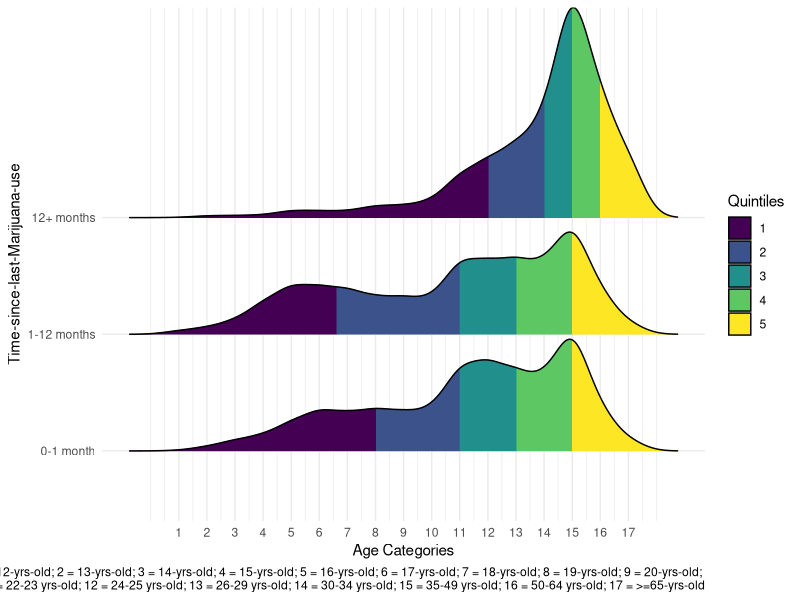
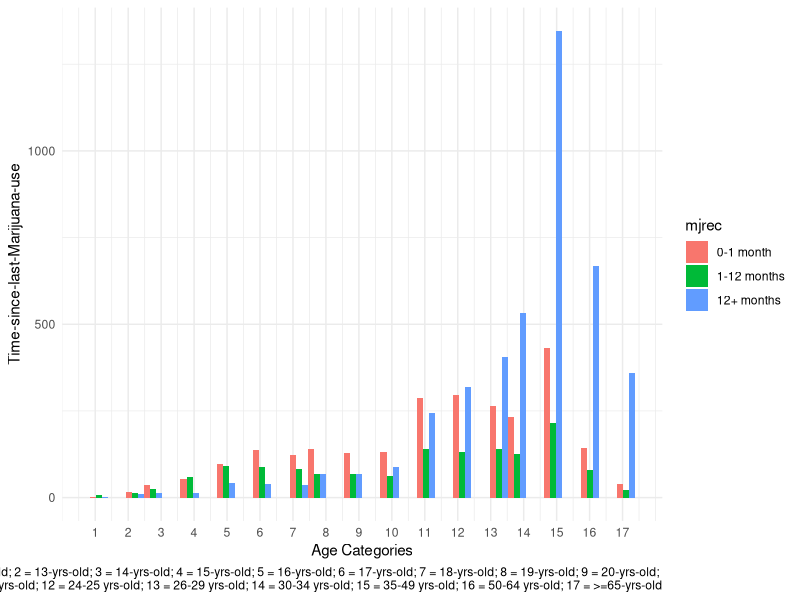

Generate these figures, in order, with R: (Note: this script raises an error after producing the figures.)
## ---- chunk 1
library(tidyverse)
library(ggplot2)
library(ggridges)
## ---- chunk 2
nsduh_df = read_csv("data/nsduh_19.csv")

mari_df = nsduh_df %>%
  filter(mjrec == c("1", "2", "3")) %>%
  mutate(mjrec = recode(mjrec, "1" = "0-1 month",
                        "2" = "1-12 months",
                        "3" = "12+ months")) %>%
  group_by(mjrec)
## ---- chunk 3
mari_df %>% 
  ggplot(aes(x = age2, y = mjrec, fill = factor(stat(quantile)))) + 
  stat_density_ridges(geom = "density_ridges_gradient", calc_ecdf = TRUE, quantiles = 5, alpha = 0.5) +
  scale_fill_viridis_d(name = "Quintiles") + 
  theme_ridges() +
  labs(x = "Age Categories",
       y = "Time-since-last-Marijuana-use",
       caption = "In Age categories: 1 = 12-yrs-old; 2 = 13-yrs-old; 3 = 14-yrs-old; 4 = 15-yrs-old; 5 = 16-yrs-old; 6 = 17-yrs-old; 7 = 18-yrs-old; 8 = 19-yrs-old; 9 = 20-yrs-old; \n10 = 21-yrs-old; 11 = 22-23 yrs-old; 12 = 24-25 yrs-old; 13 = 26-29 yrs-old; 14 = 30-34 yrs-old; 15 = 35-49 yrs-old; 16 = 50-64 yrs-old; 17 = >=65-yrs-old") +
  scale_x_continuous(breaks = c(1,2,3,4,5,6,7,8,9,10,11,12,13,14,15,16,17))+
  theme_minimal()
## ---- chunk 4
mari_df %>% 
  ggplot(aes(x = age2, fill = mjrec)) +
  geom_histogram(position = "dodge") +
  labs(x = "Age Categories",
       y = "Time-since-last-Marijuana-use",
       caption = "In Age categories: 1 = 12-yrs-old; 2 = 13-yrs-old; 3 = 14-yrs-old; 4 = 15-yrs-old; 5 = 16-yrs-old; 6 = 17-yrs-old; 7 = 18-yrs-old; 8 = 19-yrs-old; 9 = 20-yrs-old; \n10 = 21-yrs-old; 11 = 22-23 yrs-old; 12 = 24-25 yrs-old; 13 = 26-29 yrs-old; 14 = 30-34 yrs-old; 15 = 35-49 yrs-old; 16 = 50-64 yrs-old; 17 = >=65-yrs-old") +
  scale_x_continuous(breaks = c(1,2,3,4,5,6,7,8,9,10,11,12,13,14,15,16,17))+
  theme_minimal()
## ---- chunk 5
raw_data = read_csv("data/nsduh_19.csv")

graph_fendi = raw_data %>% 
  filter(mr30est != 94 & mr30est != 97 & mr30est != 98 & mr30est != 99) %>% 
  mutate(mr30est = recode(mr30est, `91` = 0, `93` = 0))

graph_fendi =
  graph_fendi %>% 
  mutate(
    age_cat = ifelse(age2 == 1 | age2 == 2 | age2 == 3 | age2 == 4, "12 - 15",
                  ifelse(age2 == 5 | age2 == 6 | age2 == 7 | age2 == 8, "16 - 19",
                      ifelse(age2 == 9 | age2 == 10 | age2 == 11 | age2 == 12, "20 - 25",
                           ifelse(age2 == 13, "26 - 29", 
                                ifelse(age2 == 14, "30 - 34", 
                                   ifelse(age2 == 15, "35 - 49", 
                                      ifelse(age2 == 16, "50 - 64", "older_than_65" )
                                      )))))),
    days30 = ifelse(mr30est == 1, runif(1, min = 1, max = 2),
                ifelse(mr30est == 2, runif(1, min = 3, max = 5),
                   ifelse(mr30est == 3, runif(1, min = 6, max = 9),
                      ifelse(mr30est == 4, runif(1, min = 10, max = 19),
                         ifelse(mr30est == 5, runif(1, min = 20, max = 29),
                            ifelse(mr30est == 6, 30, 0)))))),
    use30 = ifelse( mr30est == 1 | mr30est == 2 | mr30est == 3 |
                      mr30est == 4 | mr30est == 5 | mr30est == 6, 1, 0),
    youth_dpr = ifelse(ymdeyr == 1, 1 ,
                       ifelse(ymdeyr == 2, 0, NA)),
    adult_dpr = ifelse(amdeyr == 1, 1 ,
                       ifelse(amdeyr == 2, 0, NA))
    )  

## ---- chunk 6
  graph_fendi %>% 
    group_by(age_cat) %>% 
    summarise(days = sum(days30)) %>% 
    knitr::kable(digits = 0)
## ---- chunk 7
graph_fendi %>%
    filter(days30 != 0) %>% 
    ggplot(aes(x = age_cat, y = days30)) +
    geom_boxplot(aes(fill = age_cat), alpha = .5) +
  labs(title = "Number of Days Used Marijuana in Past 30 Days", 
       x = "Age(years)", y = "Number of Days") +
  theme(plot.title = element_text(hjust = 0.5)) +
  theme_minimal()

  
  
## ---- chunk 8
graph_fendi %>% 
  mutate(coutyp4 = as.character(coutyp4),
    coutyp4 = recode(coutyp4, 
                     "1" = "Large Metro", "2" = "Small Metro", "3" = "Nonmetro"),
    coutyp4 = fct_relevel(coutyp4, "Large Metro", "Small Metro", "Nonmetro")) %>% 
  group_by(coutyp4) %>% 
    summarise( used30_percent = round(sum(use30)/n()*100, 2)) %>% 
    ggplot(aes(x = coutyp4, y = used30_percent)) +
    geom_bar(stat = "identity", width = 0.5, fill = "steelblue") +
  geom_text(aes(label = used30_percent), vjust = 1.6, color = "white", size = 3.5) +
  labs(title = "Percentage of Individuals Used Marijuana in Past 30 Days By Metro Area", 
       x = "Metro Area", y = "Percentage(%)") +
  theme(plot.title = element_text(hjust = 0.5)) +
  theme_minimal()
## ---- chunk 9
info_scatter = read_csv("data/nsduh_19.csv")
## ---- chunk 10
info_scatterplot = info_scatter %>%
  filter(irmjage != 991) %>%
  group_by(irmjage) %>%
  summarise(number_people = n()) %>%
  ggplot(aes(x = irmjage, y = number_people)) +
  geom_point() +
  geom_smooth() +
  labs(x = "Age of first used marijuana", y = "Frequency(number of people)",
       title = "Age When First Used among people who used MARIJUANA/HASHISH") +
  theme_minimal()
  

info_scatterplot   
## ---- chunk 11
graph_fendi %>% 
  mutate(coutyp4 = as.character(coutyp4),
    coutyp4 = recode(coutyp4, 
                     "1" = "Large Metro", "2" = "Small Metro", "3" = "Nonmetro"),
    coutyp4 = fct_relevel(coutyp4, "Large Metro", "Small Metro", "Nonmetro")) %>% 
  group_by(coutyp4) %>% 
    summarise( youth = round(sum(youth_dpr, na.rm=TRUE)/n()*100, 2),
               adult = round(sum(adult_dpr, na.rm=TRUE)/n()*100, 2)) %>% 
  pivot_longer(
    youth:adult,
    names_to = "age_group",
    values_to = "dpr_percent"
  ) %>% 
  ggplot(aes(x = coutyp4, y = dpr_percent, fill = age_group)) +
    geom_bar(stat = "identity", width = 0.5, position = "dodge") + 
    labs(title = "Percentage of Individuals Having Depression By Metro Area",
         x = "Metro Area", y = "Percentage(%)") +
    theme(plot.title = element_text(hjust = 0.5)) +
    theme_minimal()


